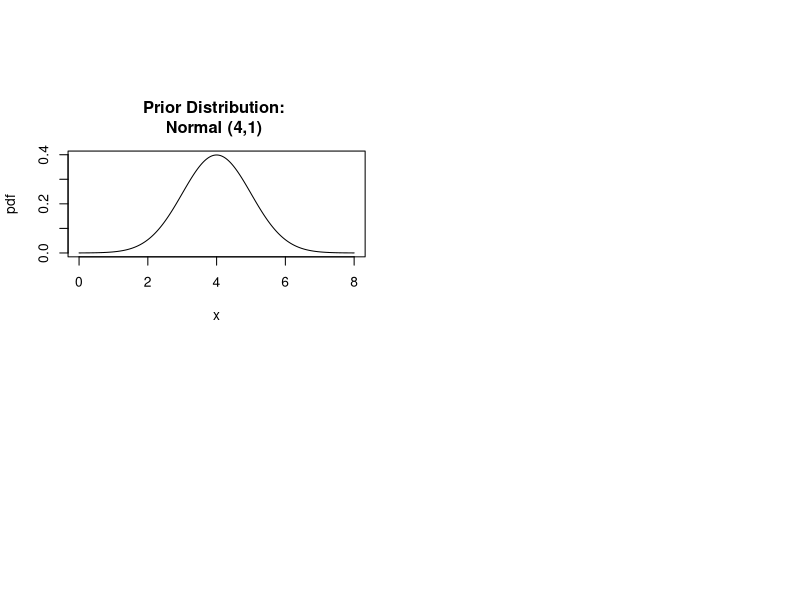

This chart was generated by the following R code:
# -----------------------------------------------------------------------------
# hw2<-prior_only.s  HINT
# original:	 3/18/02; updated 3/11/03; updated 3/16/04
#		3/9/06
# for: masters theory iii homework-2
# -----------------------------------------------------------------------------
#  Data Input file: NONE
# -----------------------------------------------------------------------------
#  Goal: plot Normal prior and posterior (N=5, N=100) distributions 
# -----------------------------------------------------------------------------
# clean out directory
#	remove(ls())
# -----------------------------------------------------------------------------
# shut off graphics
	graphics.off()
# -----------------------------------------------------------------------------
# Libraries 
#	library(Hmisc,T)
#	library(Design,T)
# -----------------------------------------------------------------------------
# files
	dir<-"C:/sam/teaching/splus_theory_06/"
	file.out<-paste(dir,"hw6_prior_only_out.txt",sep="")
	file.run<-paste(dir,"hw6_prior_only_hint.s",sep="")
#	sink(file.out)		# sink sends the output to file.out
# -----------------------------------------------------------------------------
# program / date / time

        cat("\n\n\n")
        cat("Program:")
        cat(file.run)
        cat("\n\n")
        cat("Program to plot Normal prior and posterior(N=5, N=100): Masters Theory\n\n")
        print(date())
        cat("\n\n")
# -----------------------------------------------------------------------------
# Program
	# allow 4 graphs on one page
	par(mfrow=c(2,2),oma=c(0,0,5,0))

	# ---------------------------------------------------------------------
	# parameters

		nu<-4			# prior mean
		tau2<-1			# prior variance
		tau<-sqrt(tau2)		# prior sd
	
		xbar<-2			# sample mean
		sig2<-1			# sample variance (known)
		sig<-sqrt(sig2)		# sample sd

	# ---------------------------------------------------------------------
	# prior N(nu, tau^2)  nu=4, tau^2=1

		# -------------------------------------------------------------
		# compute x limits  mean +- 4SD

		xmin<-nu-4*tau
		xmax<-nu+4*tau

		xx<-seq(xmin,xmax,by=.01)

		# -------------------------------------------------------------
		# compute prior for all xx

		prior<-dnorm(xx,mean=nu,sd=sqrt(tau2))

		# -------------------------------------------------------------
		# plot
		
		rnu<-round(nu,2)
		rtau2<-round(tau2,2)
		maintxt<-paste("Prior Distribution: \nNormal (",rnu,",",rtau2,") ",sep="")
		plot(xx,prior,type="l",lty=1,xlab="x",ylab="pdf",main=maintxt)

		priorx<-xx		# save x-values for plot 
					# with all 3 distributions
#sink()

